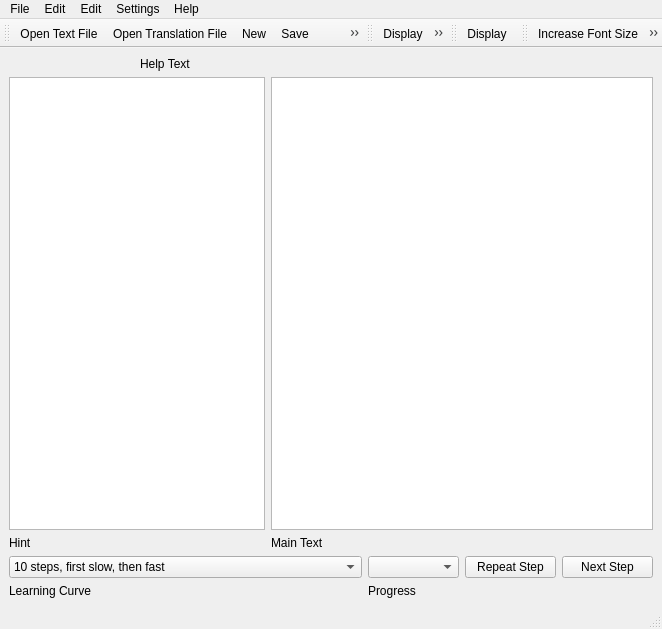
<?xml version="1.0" encoding="UTF-8"?>
<ui version="4.0">
 <class>QTextTrainer</class>
 <widget class="QMainWindow" name="QTextTrainer">
  <property name="geometry">
   <rect>
    <x>0</x>
    <y>0</y>
    <width>662</width>
    <height>629</height>
   </rect>
  </property>
  <property name="windowTitle">
   <string>MainWindow</string>
  </property>
  <property name="windowIcon">
   <iconset>
    <normaloff>.</normaloff>.</iconset>
  </property>
  <widget class="QWidget" name="centralwidget">
   <layout class="QGridLayout" name="gridLayout_2">
    <item row="0" column="0">
     <widget class="QLabel" name="label_5">
      <property name="maximumSize">
       <size>
        <width>126</width>
        <height>16777215</height>
       </size>
      </property>
      <property name="text">
       <string/>
      </property>
      <property name="pixmap">
       <pixmap>../../../../usr/share/icons/default.kde/32x32/actions/messagebox_info.png</pixmap>
      </property>
     </widget>
    </item>
    <item row="0" column="1" colspan="5">
     <widget class="QLabel" name="labelHelp">
      <property name="frameShape">
       <enum>QFrame::NoFrame</enum>
      </property>
      <property name="frameShadow">
       <enum>QFrame::Raised</enum>
      </property>
      <property name="text">
       <string>Help Text</string>
      </property>
      <property name="wordWrap">
       <bool>true</bool>
      </property>
     </widget>
    </item>
    <item row="1" column="0" colspan="2">
     <widget class="QTextEdit" name="textHint"/>
    </item>
    <item row="1" column="2" colspan="4">
     <widget class="QTextEdit" name="textMain"/>
    </item>
    <item row="2" column="0" colspan="2">
     <widget class="QLabel" name="label">
      <property name="text">
       <string>Hint</string>
      </property>
     </widget>
    </item>
    <item row="2" column="2" colspan="4">
     <widget class="QLabel" name="label_2">
      <property name="text">
       <string>Main Text</string>
      </property>
     </widget>
    </item>
    <item row="3" column="0" colspan="3">
     <widget class="QComboBox" name="listLearningCurve">
      <item>
       <property name="text">
        <string>10 steps, first slow, then fast</string>
       </property>
      </item>
      <item>
       <property name="text">
        <string>20 steps, first slow, then fast</string>
       </property>
      </item>
      <item>
       <property name="text">
        <string>50 steps, first slow, then fast</string>
       </property>
      </item>
      <item>
       <property name="text">
        <string>10 steps, steady speed</string>
       </property>
      </item>
      <item>
       <property name="text">
        <string>20 steps, steady speed</string>
       </property>
      </item>
      <item>
       <property name="text">
        <string>50 steps, steady speed</string>
       </property>
      </item>
      <item>
       <property name="text">
        <string>10 steps, first fast, then slow</string>
       </property>
      </item>
      <item>
       <property name="text">
        <string>20 stepc, first fast, then slow</string>
       </property>
      </item>
      <item>
       <property name="text">
        <string>50 steps, first fast, then slow</string>
       </property>
      </item>
     </widget>
    </item>
    <item row="3" column="3">
     <widget class="QComboBox" name="listProgress"/>
    </item>
    <item row="3" column="4">
     <widget class="QPushButton" name="pushRepeatStep">
      <property name="text">
       <string>Repeat Step</string>
      </property>
     </widget>
    </item>
    <item row="3" column="5">
     <widget class="QPushButton" name="pushNextStep">
      <property name="text">
       <string>Next Step</string>
      </property>
     </widget>
    </item>
    <item row="4" column="0" colspan="3">
     <widget class="QLabel" name="labelLearningCurve">
      <property name="text">
       <string>Learning Curve</string>
      </property>
     </widget>
    </item>
    <item row="4" column="3">
     <widget class="QLabel" name="labelProgress">
      <property name="text">
       <string>Progress</string>
      </property>
     </widget>
    </item>
   </layout>
  </widget>
  <widget class="QMenuBar" name="menubar">
   <property name="geometry">
    <rect>
     <x>0</x>
     <y>0</y>
     <width>662</width>
     <height>30</height>
    </rect>
   </property>
   <widget class="QMenu" name="menuFile">
    <property name="title">
     <string>File</string>
    </property>
    <addaction name="actionOpenTextFile"/>
    <addaction name="actionOpenTranslationFile"/>
    <addaction name="actionNew"/>
    <addaction name="actionSave"/>
    <addaction name="actionSaveAs"/>
    <addaction name="separator"/>
    <addaction name="actionExit"/>
   </widget>
   <widget class="QMenu" name="menuHelp">
    <property name="title">
     <string>Help</string>
    </property>
    <addaction name="actionAbout"/>
   </widget>
   <widget class="QMenu" name="menuEditText">
    <property name="title">
     <string>Edit</string>
    </property>
    <addaction name="actionModeDisplay"/>
    <addaction name="actionDeleteTranslation"/>
   </widget>
   <widget class="QMenu" name="menuEditTranslations">
    <property name="title">
     <string>Edit</string>
    </property>
    <addaction name="actionModeDisplay"/>
    <addaction name="actionModeEditTranslations"/>
   </widget>
   <widget class="QMenu" name="menuSettings">
    <property name="title">
     <string>Settings</string>
    </property>
    <addaction name="actionIncreaseFont"/>
    <addaction name="actionDecreaseFont"/>
    <addaction name="actionSystemFont"/>
    <addaction name="separator"/>
    <addaction name="actionMorningTheme"/>
    <addaction name="actionDayTheme"/>
    <addaction name="actionEveningTheme"/>
    <addaction name="actionNightTheme"/>
    <addaction name="actionSystemColours"/>
   </widget>
   <addaction name="menuFile"/>
   <addaction name="menuEditText"/>
   <addaction name="menuEditTranslations"/>
   <addaction name="menuSettings"/>
   <addaction name="menuHelp"/>
  </widget>
  <widget class="QStatusBar" name="statusbar"/>
  <widget class="QToolBar" name="toolbarFile">
   <property name="windowTitle">
    <string>toolBar</string>
   </property>
   <attribute name="toolBarArea">
    <enum>TopToolBarArea</enum>
   </attribute>
   <attribute name="toolBarBreak">
    <bool>false</bool>
   </attribute>
   <addaction name="actionOpenTextFile"/>
   <addaction name="actionOpenTranslationFile"/>
   <addaction name="actionNew"/>
   <addaction name="actionSave"/>
   <addaction name="actionSaveAs"/>
   <addaction name="separator"/>
   <addaction name="actionModeEditText"/>
   <addaction name="actionModeEditTranslations"/>
   <addaction name="separator"/>
   <addaction name="actionAbout"/>
   <addaction name="actionExit"/>
  </widget>
  <widget class="QToolBar" name="toolbarEditText">
   <property name="windowTitle">
    <string>toolBar_2</string>
   </property>
   <attribute name="toolBarArea">
    <enum>TopToolBarArea</enum>
   </attribute>
   <attribute name="toolBarBreak">
    <bool>false</bool>
   </attribute>
   <addaction name="actionModeDisplay"/>
   <addaction name="actionModeEditTranslations"/>
  </widget>
  <widget class="QToolBar" name="toolbarEditTranslations">
   <property name="windowTitle">
    <string>toolBar_3</string>
   </property>
   <attribute name="toolBarArea">
    <enum>TopToolBarArea</enum>
   </attribute>
   <attribute name="toolBarBreak">
    <bool>false</bool>
   </attribute>
   <addaction name="actionModeDisplay"/>
  </widget>
  <widget class="QToolBar" name="toolbarSettings">
   <property name="windowTitle">
    <string>toolBar</string>
   </property>
   <attribute name="toolBarArea">
    <enum>TopToolBarArea</enum>
   </attribute>
   <attribute name="toolBarBreak">
    <bool>false</bool>
   </attribute>
   <addaction name="actionIncreaseFont"/>
   <addaction name="actionDecreaseFont"/>
   <addaction name="actionSystemFont"/>
   <addaction name="separator"/>
   <addaction name="actionMorningTheme"/>
   <addaction name="actionDayTheme"/>
   <addaction name="actionEveningTheme"/>
   <addaction name="actionNightTheme"/>
  </widget>
  <action name="actionOpenTextFile">
   <property name="icon">
    <iconset resource="../resources/texttrainer.qrc">
     <normaloff>:/new/prefix1/fileopen.png</normaloff>:/new/prefix1/fileopen.png</iconset>
   </property>
   <property name="text">
    <string>Open Text File</string>
   </property>
  </action>
  <action name="actionOpenTranslationFile">
   <property name="icon">
    <iconset resource="../resources/texttrainer.qrc">
     <normaloff>:/new/prefix1/fileimport.png</normaloff>:/new/prefix1/fileimport.png</iconset>
   </property>
   <property name="text">
    <string>Open Translation File</string>
   </property>
  </action>
  <action name="actionExit">
   <property name="icon">
    <iconset resource="../resources/texttrainer.qrc">
     <normaloff>:/new/prefix1/exit.png</normaloff>:/new/prefix1/exit.png</iconset>
   </property>
   <property name="text">
    <string>Exit</string>
   </property>
  </action>
  <action name="actionAbout">
   <property name="icon">
    <iconset resource="../resources/texttrainer.qrc">
     <normaloff>:/new/prefix1/bookmark.png</normaloff>:/new/prefix1/bookmark.png</iconset>
   </property>
   <property name="text">
    <string>About</string>
   </property>
  </action>
  <action name="actionModeDisplay">
   <property name="icon">
    <iconset resource="../resources/texttrainer.qrc">
     <normaloff>:/new/prefix1/text_block.png</normaloff>:/new/prefix1/text_block.png</iconset>
   </property>
   <property name="text">
    <string>Display</string>
   </property>
  </action>
  <action name="actionModeEditText">
   <property name="icon">
    <iconset resource="../resources/texttrainer.qrc">
     <normaloff>:/new/prefix1/edit.png</normaloff>:/new/prefix1/edit.png</iconset>
   </property>
   <property name="text">
    <string>Edit Text</string>
   </property>
  </action>
  <action name="actionDeleteTranslation">
   <property name="icon">
    <iconset resource="../resources/texttrainer.qrc">
     <normaloff>:/new/prefix1/remove.png</normaloff>:/new/prefix1/remove.png</iconset>
   </property>
   <property name="text">
    <string>Delete Translation</string>
   </property>
  </action>
  <action name="actionModeEditTranslations">
   <property name="icon">
    <iconset resource="../resources/texttrainer.qrc">
     <normaloff>:/new/prefix1/run.png</normaloff>:/new/prefix1/run.png</iconset>
   </property>
   <property name="text">
    <string>Edit Translations</string>
   </property>
  </action>
  <action name="actionSave">
   <property name="icon">
    <iconset resource="../resources/texttrainer.qrc">
     <normaloff>:/new/prefix1/filesave.png</normaloff>:/new/prefix1/filesave.png</iconset>
   </property>
   <property name="text">
    <string>Save</string>
   </property>
  </action>
  <action name="actionSaveAs">
   <property name="icon">
    <iconset resource="../resources/texttrainer.qrc">
     <normaloff>:/new/prefix1/filesaveas.png</normaloff>:/new/prefix1/filesaveas.png</iconset>
   </property>
   <property name="text">
    <string>Save As</string>
   </property>
  </action>
  <action name="actionNew">
   <property name="icon">
    <iconset resource="../resources/texttrainer.qrc">
     <normaloff>:/new/prefix1/filenew.png</normaloff>:/new/prefix1/filenew.png</iconset>
   </property>
   <property name="text">
    <string>New</string>
   </property>
  </action>
  <action name="actionNewTranslation">
   <property name="icon">
    <iconset resource="../resources/texttrainer.qrc">
     <normaloff>:/new/prefix1/add.png</normaloff>:/new/prefix1/add.png</iconset>
   </property>
   <property name="text">
    <string>New Translation</string>
   </property>
  </action>
  <action name="actionIncreaseFont">
   <property name="icon">
    <iconset resource="../resources/texttrainer.qrc">
     <normaloff>:/new/prefix1/viewmag+.png</normaloff>:/new/prefix1/viewmag+.png</iconset>
   </property>
   <property name="text">
    <string>Increase Font Size</string>
   </property>
  </action>
  <action name="actionDecreaseFont">
   <property name="icon">
    <iconset resource="../resources/texttrainer.qrc">
     <normaloff>:/new/prefix1/viewmag-.png</normaloff>:/new/prefix1/viewmag-.png</iconset>
   </property>
   <property name="text">
    <string>Decrease Font Size</string>
   </property>
  </action>
  <action name="actionSystemFont">
   <property name="icon">
    <iconset resource="../resources/texttrainer.qrc">
     <normaloff>:/new/prefix1/viewmagfit.png</normaloff>:/new/prefix1/viewmagfit.png</iconset>
   </property>
   <property name="text">
    <string>Default Font Size</string>
   </property>
  </action>
  <action name="actionMorningTheme">
   <property name="icon">
    <iconset resource="../resources/texttrainer.qrc">
     <normaloff>:/new/prefix1/weather-clouds.png</normaloff>:/new/prefix1/weather-clouds.png</iconset>
   </property>
   <property name="text">
    <string>Morning Theme</string>
   </property>
  </action>
  <action name="actionDayTheme">
   <property name="icon">
    <iconset resource="../resources/texttrainer.qrc">
     <normaloff>:/new/prefix1/weather-clear.png</normaloff>:/new/prefix1/weather-clear.png</iconset>
   </property>
   <property name="text">
    <string>Day Theme</string>
   </property>
  </action>
  <action name="actionEveningTheme">
   <property name="icon">
    <iconset resource="../resources/texttrainer.qrc">
     <normaloff>:/new/prefix1/weather-clouds-night.png</normaloff>:/new/prefix1/weather-clouds-night.png</iconset>
   </property>
   <property name="text">
    <string>Evening Theme</string>
   </property>
  </action>
  <action name="actionNightTheme">
   <property name="icon">
    <iconset resource="../resources/texttrainer.qrc">
     <normaloff>:/new/prefix1/weather-clear-night.png</normaloff>:/new/prefix1/weather-clear-night.png</iconset>
   </property>
   <property name="text">
    <string>Night Theme</string>
   </property>
  </action>
  <action name="actionSystemColours">
   <property name="text">
    <string>System Colours</string>
   </property>
  </action>
 </widget>
 <layoutdefault spacing="6" margin="9"/>
 <resources>
  <include location="../resources/texttrainer.qrc"/>
 </resources>
 <connections>
  <connection>
   <sender>actionExit</sender>
   <signal>activated()</signal>
   <receiver>QTextTrainer</receiver>
   <slot>close()</slot>
   <hints>
    <hint type="sourcelabel">
     <x>-1</x>
     <y>-1</y>
    </hint>
    <hint type="destinationlabel">
     <x>330</x>
     <y>314</y>
    </hint>
   </hints>
  </connection>
 </connections>
 <designerdata>
  <property name="gridDeltaX">
   <number>10</number>
  </property>
  <property name="gridDeltaY">
   <number>10</number>
  </property>
  <property name="gridSnapX">
   <bool>true</bool>
  </property>
  <property name="gridSnapY">
   <bool>true</bool>
  </property>
  <property name="gridVisible">
   <bool>true</bool>
  </property>
 </designerdata>
</ui>
